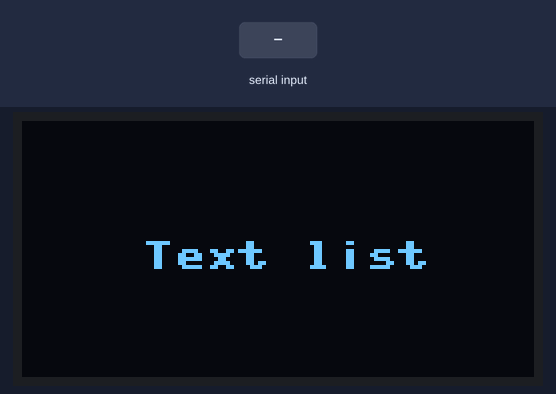
Recording of a program running on a simulated Raspberry Pi Pico running MicroPython. Parts: 128×64 one-colour display. Inputs (shaded band) come from the test bench. What the program prints to the serial console is not drawn.

Above: at 2.2 s.
2.3 s: "1" typed at the serial console, then Enter
At 3.4 s:
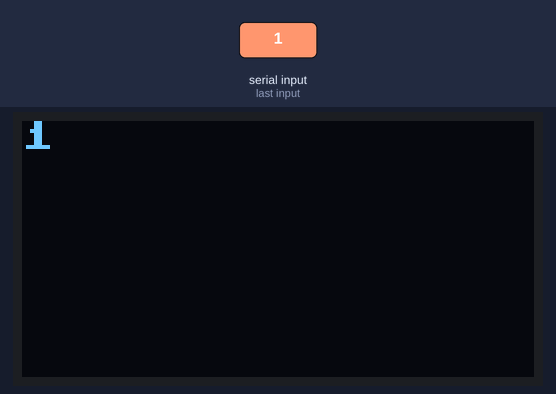
3.8 s: "0" typed at the serial console, then Enter
At 4.6 s:
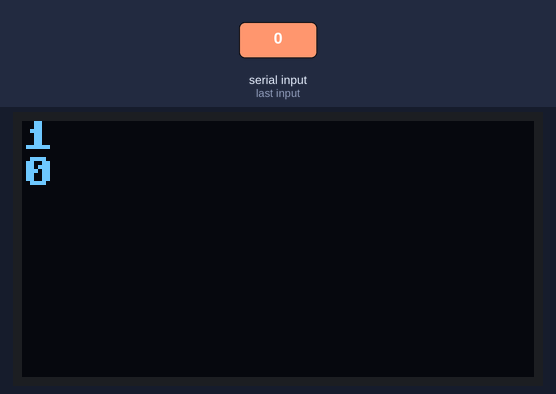
5.3 s: "2" typed at the serial console, then Enter
At 5.7 s:
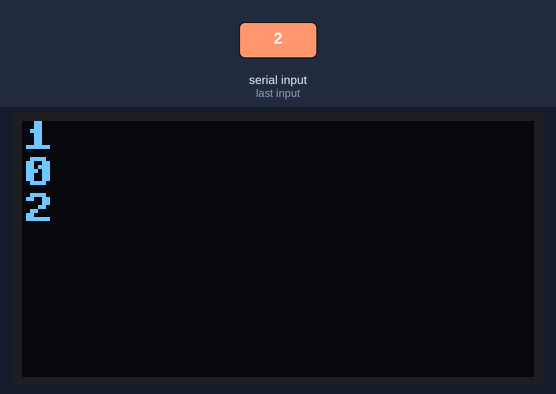
Timing chart, 0 to 8.3 s (numbered marks = the images above; inputs shaded):
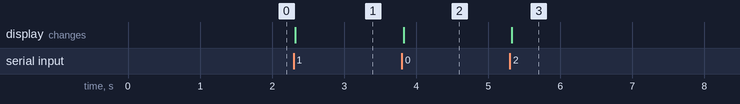

The program:

12_list.py
```python
from machine import UART, Pin, I2C, Timer, ADC
from ssd1306 import SSD1306_I2C
import time

sw2 = Pin(7, Pin.IN, Pin.PULL_UP)
sw0 = Pin(9, Pin.IN, Pin.PULL_UP)
i2c = I2C(1, scl=Pin(15), sda=Pin(14), freq=400000)
oled_width = 128
oled_height = 64
oled = SSD1306_I2C(oled_width, oled_height, i2c)

oled.fill(0)
oled.text("Text list", 30, 30, 1)
oled.show()
time.sleep(1)

text_list = []
while True:
    text_list.append(input("Input text: "))
    if len(text_list) >7: #display fits 7 lines of text with +1px spacing
        del text_list[0]

    oled.fill(0)
    line_px = 0
    for line in text_list:
        oled.text(line, 0, line_px, 1)
        #oled.show()
        line_px = line_px + 9 #text is 8 px + 1px space for clarity
    oled.show()
```

Measured:
- after the input at 2.3 s, the display: changes at once (image 1)
- after the input at 3.8 s, the display: changes at once (image 2)
- after the input at 5.3 s, the display: changes at once (image 3)
